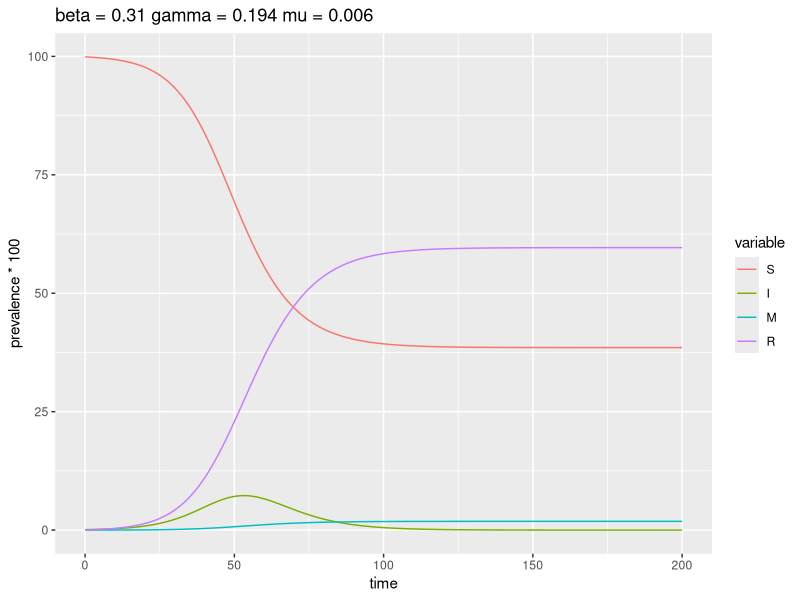

R code for this plot:
# INFECTIOUS DISEASE MODELLING
# Module 2 e-tivity 10 - Modelling Project

library(deSolve)  # solves the differential equations model
library(reshape2) # changes hte shape of the model output
library(ggplot2)  # plots

# Model for the Source Conutry
pop <- 1000
p <- 0
ini_state <- c(S = (1-p) * (pop-1),
               I = 1,
               M = 0,
               R = p*(pop-1))

parameters <- c(beta = 0.31,
                gamma = 1/5*0.97,
                mu = 0.03*0.194/(1-0.03))

times <- seq(from = 0, to = 200, by = 1)

sir_model <- function(times, state, parameters){
  
  with(as.list(c(state,parameters)),{
    N <- S + I + M + R
    lambda <- beta*I/N
    
    dS <- -lambda*S
    dI <- lambda*S - (mu+gamma)*I
    dM <- mu*I
    dR <- gamma*I
    
    return(list(c(dS, dI, dM, dR)))
  })
}

output <- as.data.frame(ode(y = ini_state,
                            times = times,
                            func = sir_model,
                            parms = parameters))

output_long <- melt(as.data.frame(output), id = "time")
output_long$prevalence <- output_long$value/sum(ini_state)

graf <- ggplot(data = output_long,
               aes(x = time,
                   y = prevalence*100,
                   colour = variable,
                   group = variable)) +
  labs(title = paste("beta =", signif(parameters["beta"],3),
                     "gamma =", signif(parameters["gamma"],3),
                     "mu =", signif(parameters["mu"],3))) +
  geom_line()
print(graf)
print(max(output_long$prevalence[output_long$variable == "I"]))
